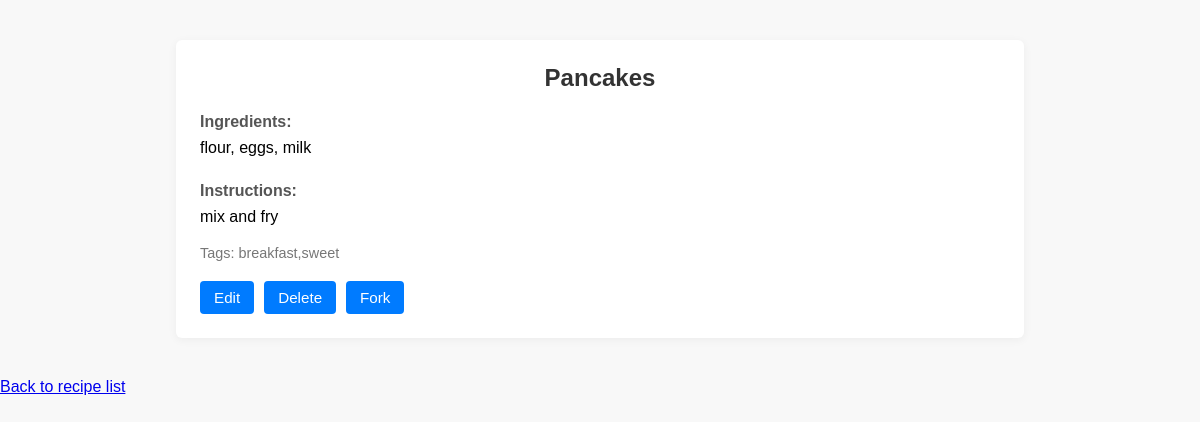
/recipes/3 (signed in), run on the app's committed database.
### tables this page shows
CREATE TABLE recipes (
            id INTEGER PRIMARY KEY AUTOINCREMENT,
            title TEXT NOT NULL,
            ingredients TEXT,
            steps TEXT,
            notes TEXT,
            tags TEXT,
            user_id INTEGER,
            forked_from INTEGER,
            FOREIGN KEY(user_id) REFERENCES users(id),
            FOREIGN KEY(forked_from) REFERENCES recipes(id)
        );

### gitgrub.py (the view)
@app.route('/recipes/<int:recipe_id>')
def view_recipe(recipe_id):
    user_id = request.cookies.get("YourSessionCookie")
    user = get_user(user_id)
    conn = sqlite3.connect(DB_PATH)
    conn.row_factory = sqlite3.Row
    cursor = conn.cursor()
    cursor.execute("SELECT * FROM recipes WHERE id = ?", (recipe_id,))
    recipe = cursor.fetchone()
    if not recipe:
        conn.close()
        return "Recipe not found", 404
    cursor.execute("SELECT * FROM recipes WHERE forked_from = ?", (recipe_id,))
    forks = cursor.fetchall()
    conn.close()
    return render_template('recipe_detail.html', recipe=recipe, user=user, forks=forks)

### seed.py (called while the page is built)
def get_user(user_id):
    conn = sqlite3.connect(DB_PATH)
    cursor = conn.cursor()
    cursor.execute("SELECT id FROM users WHERE id = ?", (user_id))
    user = cursor.fetchone()
    conn.close()
    if user:
        return {
            "id": user[0]
        }
    else:
        return None

### templates/recipe_detail.html (shortened to what this page needs)
<!DOCTYPE html>
<html>
<head>
    <link rel="stylesheet" href="{{ url_for('static', filename='style.css') }}">
</head>
<body>
    <div class="recipe-detail">
  <h2>{{ recipe['title'] }}</h2>
  <div class="recipe-section">
    <h4>Ingredients:</h4>
    <p>{{ recipe['ingredients'] }}</p>
  </div>
  <div class="recipe-section">
    <h4>Instructions:</h4>
    <p>{{ recipe['steps'] }}</p>
  </div>
  <div class="tags">
    Tags: {{ recipe['tags'] }}
  </div>
  <div class="actions">
    {% if user and user['id'] == recipe['user_id'] %}
      <a href="{{ url_for('edit_recipe', recipe_id=recipe['id']) }}">Edit</a>
      <form method="post" action="{{ url_for('delete_recipe', recipe_id=recipe['id']) }}">
        <button type="submit">Delete</button>
      </form>
    {% endif %}
    <form method="post" action="{{ url_for('fork_recipe', recipe_id=recipe['id']) }}">
      <button type="submit">Fork</button>
    </form>
  </div>
</div>
    <a href="{{ url_for('home') }}">Back to recipe list</a>
</body>
</html>

### static/style.css (style rules this page uses)
body { font-family: Arial, sans-serif; background: #f8f8f8; margin: 0; padding: 0; }
h2 { text-align: center; color: #444; }
form { display: flex; flex-direction: column; }
.recipe-detail { width: 80%; max-width: 800px; margin: 40px auto; background: white; padding: 24px; border-radius: 6px; box-shadow: 0 2px 10px rgba(0,0,0,0.05); }
.recipe-detail h2 { margin-top: 0; color: #333; }
.recipe-section { margin-top: 20px; }
.recipe-section h4 { margin-bottom: 5px; color: #555; }
.recipe-section p, .recipe-section ul { margin-top: 0; line-height: 1.5; }
.tags { margin-top: 10px; font-size: 0.9em; color: #777; }
.actions { margin-top: 20px; display: flex; gap: 10px; }
.actions a, .actions form button { background: #007bff; color: white; border: none; padding: 8px 14px; border-radius: 4px; text-decoration: none; cursor: pointer; font-size: 0.95em; }
.actions form { display: inline; }

### data on the page
recipes: title "Pancakes", ingredients "flour, eggs, milk", steps "mix and fry", tags "breakfast,sweet"
